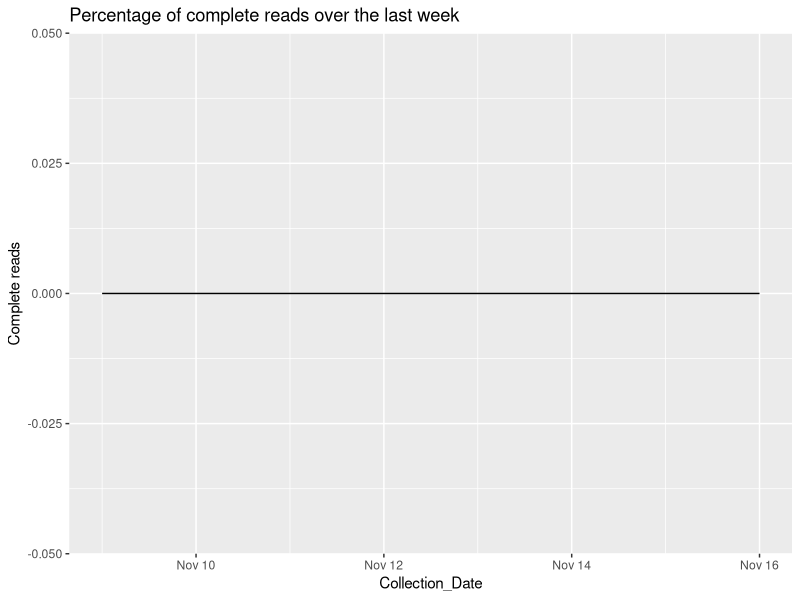

This figure's R source: (Note: this script raises an error after producing the figure.)
## ---- chunk 1
knitr::opts_chunk$set(echo = TRUE)
library(dplyr)
library(ggplot2)
library(lubridate)
library(tidyr)
library(stringr)
library(zoo)

## ---- chunk 2
#Global Variables
#Dataframe for the last week
start_date <- (date(Sys.Date())-8)
end_date <- date(Sys.Date()-1)  # yesterdays's date

Last_week <- data.frame(seq(start_date, end_date, "days")) |>
            mutate(Collection_Date= seq.start_date..end_date...days..)

dams  <- c("Avon Dam",
                      "Blue Mountains Dams",
                      "Cataract Dam",
                      "Cordeaux Dam",
                      "Fitzroy Falls Reservoir",
                      "Nepean Dam",
                      "Prospect Reservoir",
                      "Tallowa Dam",
                      "Warragamba Dam",
                      "Wingecarribee Reservoir",
                      "Woronora Dam"

                      )
#Graph Global variables
chart_col_count = 2


Custom_theme = theme(
   #legend.key.height = unit(0.5, "cm"),  # Change height
   #legend.key.width = unit(0.01, "cm"),    # Change width
   legend.position = "top"
  ) 

#For the forecast day zeros and spillover days a colour grading for each
#A
forecast_colour_grading <- c(
  "#3c9c00", "#749200", "#a08300", "#c66e00", "#e74e00", "#ff1235"
)

Forecast_levels    <-   c("Estimated_Day_zero_daily_depletion_rate", 
                    "Estimated_spillover_day_daily_capacity_rate",
                    "Estimated_Day_zero_weekly_depletion_rate", 
                    "Estimated_spillover_day_weekly_capacity_rate",
                    "Estimated_Day_zero_monthly_depletion_rate", 
                    "Estimated_spillover_day_monthly_capacity_rate",
                    "Estimated_Day_zero_60day_depletion_rate", 
                    "Estimated_spillover_day_60day_capacity_rate",
                    "Estimated_Day_zero_90day_depletion_rate", 
                    "Estimated_spillover_day_90day_capacity_rate",
                    "Estimated_Day_zero_120day_depletion_rate", 
                    "Estimated_spillover_day_120day_capacity_rate", 
                    "Historic Data")


#Data From scraped files
all_readings <- read.csv("Daily_Dam_Readings_Greater_Sydney.csv") |>                     
                mutate(Collection_Date = date(Collection_Date))


#Scraper performance over teh last week
disinct_readings_count <- all_readings |> 
                    group_by() |> count(Collection_Date) |>
                    mutate(`Complete reads` = (n / 14)*100) 


#Percentage of complete reads for the last week
last_week_performance <- Last_week |>
                       left_join(disinct_readings_count, by="Collection_Date") |> 
                       mutate(`Complete reads` = case_when(
                         is.na(`Complete reads`) ~ 0,
                         TRUE ~ `Complete reads`
                       ))

Percentage_Of_complete_daily_reads <- ggplot(last_week_performance, aes(Collection_Date, `Complete reads`))+
                            geom_line()+
                            ggtitle("Percentage of complete reads over the last week")


#Decay rate of dams by day by weekly average
all_readings_df <- all_readings |>
                  #Filter the data for the dams
                    mutate(data_classifier = case_when(
                      Variable %in% dams ~ "Dams",
                      TRUE ~ "Summaries"
                    )) |> 
  
                  #Filter for the dams dataset and remove the percentages
                    filter(data_classifier == "Dams") |>
                    mutate(daily_value = as.numeric(sub("%", "", daily_value))) |>
                    group_by(Variable) |> 
                #Calculate the rate of change by fixed time periods
                    mutate(daily__volume_change = as.numeric(daily_value) - as.numeric(lag(x= daily_value, n= 1)))|>    
                    mutate(Avg_Rolling_weekly_volume_change = (as.numeric(daily_value) - as.numeric(rollmean(daily_value, k=7)))/7) |>
                    mutate(Avg_Rolling_monthly_volume_change = (as.numeric(daily_value) - as.numeric(rollmean(daily_value, k=30)))/30) |> 
                    mutate(Avg_Rolling_60day_volume_change = (as.numeric(daily_value) - as.numeric(rollmean(daily_value, k=60)))/60) |> 
                    mutate(Avg_Rolling_90day_volume_change = (as.numeric(daily_value) - as.numeric(rollmean(daily_value, k=90)))/90) |> 
                    mutate(Avg_Rolling_120day_volume_change = (as.numeric(daily_value) - as.numeric(rollmean(daily_value, k=120)))/120) |> 
              #Depletion Rates
                  #Daily rate of change
                      mutate(Days_to_zero_at_daily_depletion_rate = case_when(
                        daily__volume_change >= 0 ~ NA,
                        daily__volume_change < 0 ~ days(round(abs((daily_value / daily__volume_change))))
                      )) |> 
                    #weekly depletion rate
                      mutate(Days_to_zero_at_weekly_depletion_rate = case_when(
                        Avg_Rolling_weekly_volume_change >= 0 ~ NA,
                        Avg_Rolling_weekly_volume_change < 0 ~  days(round(abs((daily_value / Avg_Rolling_weekly_volume_change))))
                      )) |> 
                    #Monthly depletion rate
                      mutate(Days_to_zero_at_monthly_depletion_rate = case_when(
                        Avg_Rolling_monthly_volume_change >= 0 ~ NA,
                        Avg_Rolling_monthly_volume_change < 0 ~  days(round(abs((daily_value / Avg_Rolling_monthly_volume_change))))
                      )) |>
                    #60 Day depletion rate
                      mutate(Days_to_zero_at_60day_depletion_rate = case_when(
                        Avg_Rolling_60day_volume_change >= 0 ~ NA,
                        Avg_Rolling_60day_volume_change < 0 ~  days(round(abs((daily_value / Avg_Rolling_60day_volume_change))))
                      ))|>
                    #90 Day depletion rate
                      mutate(Days_to_zero_at_90day_depletion_rate = case_when(
                        Avg_Rolling_90day_volume_change >= 0 ~ NA,
                        Avg_Rolling_90day_volume_change < 0 ~  days(round(abs((daily_value / Avg_Rolling_90day_volume_change))))
                      )) |>
                    #120 Day depletion rate
                      mutate(Days_to_zero_at_120day_depletion_rate = case_when(
                        Avg_Rolling_120day_volume_change >= 0 ~ NA,
                        Avg_Rolling_120day_volume_change < 0 ~  days(round(abs((daily_value / Avg_Rolling_120day_volume_change))))
                      )) |>
              #Capacity Rates 
                    #Daily rate of change
                      mutate(Days_to_full_at_daily_capacity_rate = case_when(
                        daily__volume_change > 0 ~ days(round(abs(((100-daily_value) / daily__volume_change)))),
                        daily__volume_change <= 0 ~ NA
                      )) |>
                    #weekly rate of change
                      mutate(Days_to_full_at_weekly_capacity_rate = case_when(
                        Avg_Rolling_weekly_volume_change > 0 ~ days(round(abs(((100-daily_value) / Avg_Rolling_weekly_volume_change)))),
                        Avg_Rolling_weekly_volume_change <= 0 ~ NA
                      )) |>
                    #Monthly rate of change
                      mutate(Days_to_full_at_monthly_capacity_rate = case_when(
                        Avg_Rolling_monthly_volume_change > 0 ~ days(round(abs(((100-daily_value) / Avg_Rolling_monthly_volume_change)))),
                        Avg_Rolling_monthly_volume_change <= 0 ~ NA
                      )) |>
                    #60 Day depletion rate
                      mutate(Days_to_full_at_60day_capacity_rate = case_when(
                        Avg_Rolling_60day_volume_change > 0 ~ days(round(abs(((100-daily_value) / Avg_Rolling_60day_volume_change)))),
                        Avg_Rolling_60day_volume_change <= 0 ~ NA
                      )) |>  
                    #90 Day depletion rate
                      mutate(Days_to_full_at_90day_capacity_rate = case_when(
                        Avg_Rolling_90day_volume_change > 0 ~ days(round(abs(((100-daily_value) / Avg_Rolling_90day_volume_change)))),
                        Avg_Rolling_90day_volume_change <= 0 ~ NA
                      )) |>  
                    #120 day depletion rate
                      mutate(Days_to_full_at_120day_capacity_rate = case_when(
                        Avg_Rolling_120day_volume_change > 0 ~ days(round(abs(((100-daily_value) / Avg_Rolling_120day_volume_change)))),
                        Avg_Rolling_120day_volume_change <= 0 ~ NA
                      )) |>
                  #For each of the 12 dates, what is the forecast date the dam will spill or deplete?
                      #For Depletion rates;
                        #daily Depletion rate:
                          mutate(Estimated_Day_zero_daily_depletion_rate = Days_to_zero_at_daily_depletion_rate + Collection_Date) |>
                          mutate(Estimated_Day_zero_weekly_depletion_rate = Days_to_zero_at_weekly_depletion_rate + Collection_Date) |>
                          mutate(Estimated_Day_zero_monthly_depletion_rate = Days_to_zero_at_monthly_depletion_rate + Collection_Date) |>
                          mutate(Estimated_Day_zero_60day_depletion_rate = Days_to_zero_at_60day_depletion_rate + Collection_Date) |>
                          mutate(Estimated_Day_zero_90day_depletion_rate = Days_to_zero_at_90day_depletion_rate + Collection_Date) |>
                          mutate(Estimated_Day_zero_120day_depletion_rate = Days_to_zero_at_120day_depletion_rate + Collection_Date) |>
                        #Daily capacity rates:
                          mutate(Estimated_spillover_day_daily_capacity_rate = Days_to_full_at_daily_capacity_rate + Collection_Date) |>
                          mutate(Estimated_spillover_day_weekly_capacity_rate = Days_to_full_at_weekly_capacity_rate + Collection_Date) |>
                          mutate(Estimated_spillover_day_monthly_capacity_rate = Days_to_full_at_monthly_capacity_rate + Collection_Date) |>
                          mutate(Estimated_spillover_day_60day_capacity_rate = Days_to_full_at_60day_capacity_rate + Collection_Date) |>
                          mutate(Estimated_spillover_day_90day_capacity_rate = Days_to_full_at_90day_capacity_rate + Collection_Date) |>  
                          mutate(Estimated_spillover_day_120day_capacity_rate = Days_to_full_at_120day_capacity_rate + Collection_Date) 

#Shorten the dataset to join to the chart
Historic_dataset<- all_readings_df |>
  filter(Collection_Date != date(Sys.Date())) |>
  mutate(`Forecast Type` = "Historic Data") |>
  mutate(`Date Type` = "Historic Data") |>
  rename(Date = Collection_Date) |> 
  mutate(Dam_level_range = "Historic Data") |>
  mutate(Dam_Level_Values = daily_value) |>
  select(Variable,`Forecast Type`, `Date Type`, Date, Dam_level_range, Dam_Level_Values)
                  
  #Subset series
  Yesterdays_Forecast <- all_readings_df |>
  select(Variable,Collection_Date, daily_value,
          Estimated_Day_zero_daily_depletion_rate, Estimated_spillover_day_daily_capacity_rate,
          Estimated_Day_zero_weekly_depletion_rate, Estimated_spillover_day_weekly_capacity_rate,
          Estimated_Day_zero_monthly_depletion_rate, Estimated_spillover_day_monthly_capacity_rate,
          Estimated_Day_zero_60day_depletion_rate, Estimated_spillover_day_60day_capacity_rate,
          Estimated_Day_zero_90day_depletion_rate, Estimated_spillover_day_90day_capacity_rate,
          Estimated_Day_zero_120day_depletion_rate, Estimated_spillover_day_120day_capacity_rate) |>
  filter(Collection_Date == end_date)|>
    pivot_longer(cols = starts_with("Estimated"),
                 names_to = "Forecast Type",
                 values_to = "Key Date"
                 ) |>
    mutate(Forecast_value = case_when(
      str_detect(`Forecast Type`, "Day_zero") ~ 0,
      str_detect(`Forecast Type`, "spillover_day") ~ 100,
      TRUE ~ 500
    ))
  
Yesterdays_Forecast_Graph_data <-Yesterdays_Forecast |>
  pivot_longer(
    cols = c("Collection_Date", "Key Date"),
    names_to = "Date Type",
    values_to = "Date"
  ) |>
  pivot_longer(
    cols = c("daily_value", "Forecast_value"),
    names_to  = "Dam_level_range",
    values_to = "Dam_Level_Values"
  ) |> filter(!is.na(Date)) |> 
  #The pivot longer matches the permutations - we want to remove them
    filter(`Date Type` != "Collection_Date" & Dam_level_range == "Forecast_value" |
           `Date Type` == "Collection_Date" & Dam_level_range == "daily_value" ) |>
    rbind(Historic_dataset) |>
  #Adding levels so that i can match the colours in the charts
  mutate(`Forecast Type` = factor(`Forecast Type`))# |>
#  mutate(`Forecast Type` = fct_recode(`Forecast Type`, Forecast_levels))

  
#Plot series to show the forecasts by dam
  #2025 View
gg_dam_forecast_30 <-Yesterdays_Forecast_Graph_data |>
    ggplot(aes(x= Date, y = Dam_Level_Values , colour = `Forecast Type`),)+
    geom_line()+
    xlim(c(as.Date("2023-01-01"), as.Date("2030-01-01")))+
    ylim(0,100)+
    facet_wrap(~Variable, ncol = chart_col_count)+
    theme(legend.position = "none")+
    guides(colour=guide_legend(ncol=1))

gg_dam_forecast_60 <-Yesterdays_Forecast_Graph_data |>
    ggplot(aes(x= Date, y = Dam_Level_Values , colour = `Forecast Type`),)+
    geom_line()+
  xlim(c(as.Date("2023-01-01"), as.Date("2060-01-01")))+
    ylim(0,100)+
    facet_wrap(~Variable, ncol = chart_col_count)+
    Custom_theme+
    guides(colour=guide_legend(ncol=1))
  
## ---- chunk 3
## How has the scraper performed over the last week?
# Testing next to see if its deployed in the markdown on deploy

Percentage_Of_complete_daily_reads


## ---- chunk 4
#Based on a 120 day rolling average what date is warragamba likely to overflow or hit zero.
gg_dam_forecast_60
gg_dam_forecast_30

